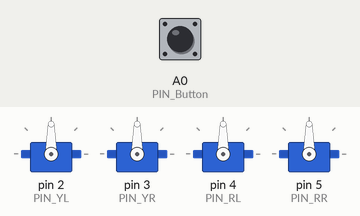
A sketch run on a simulated Arduino Nano, built with avr-gcc and run on an emulated ATmega328P. On the bench: 4 × servo. Inputs (shaded band) come from the test bench; at power-on: A0 (PIN_Button) LOW.

Above: at 1.3 s.
1.4 s: A0 (PIN_Button) pulled HIGH for 0.15 s
At 2.06 s:
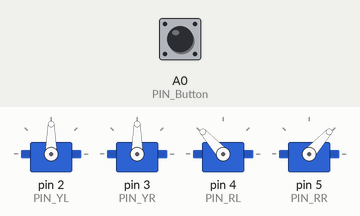
At 3.08 s:
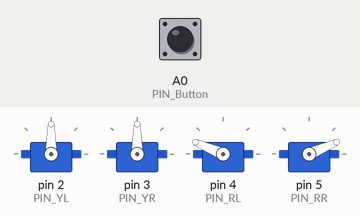
7.4 s: A0 (PIN_Button) pulled HIGH for 1 s
At 10.48 s:
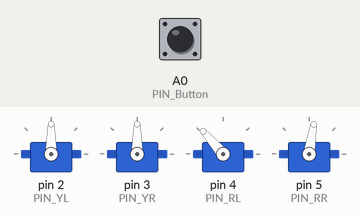
Timing chart, 0 to 16.1 s (numbered marks = the images above; inputs shaded):
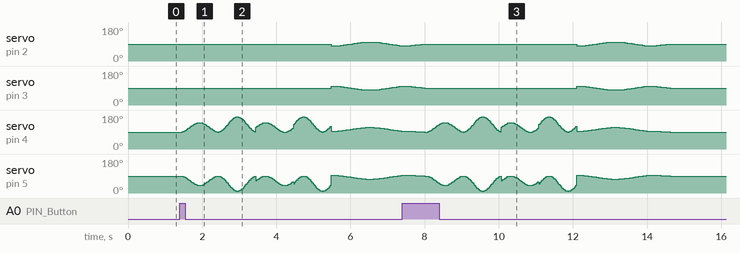

The sketch:

touch-interaction.ino
```cpp
#include <Otto9.h>
Otto9 Otto;

volatile bool buttonPushed = false;

#define PIN_Button A0
#define PIN_YL 2 // left leg, servo[0]
#define PIN_YR 3 // right leg, servo[1]
#define PIN_RL 4 // left foot, servo[2]
#define PIN_RR 5 // right foot, servo[3]
#define PIN_Trigger 8 // ultrasound
#define PIN_Echo 9 // ultrasound
#define PIN_Buzzer  13 //buzzer

void setup() {
  Otto.init(PIN_YL, PIN_YR, PIN_RL, PIN_RR, true, A6, PIN_Buzzer, PIN_Trigger, PIN_Echo);
}

void loop() {
  if (digitalRead(PIN_Button)) {
    Otto.updown(1, 1000, 25);
    Otto.updown(1, 1000, 40);
    Otto.tiptoeSwing(1, 1000, 25);
    Otto.tiptoeSwing(1, 1000, 40);
    Otto.ascendingTurn(1, 2000, 10);
  }
  Otto.home();

}
```
